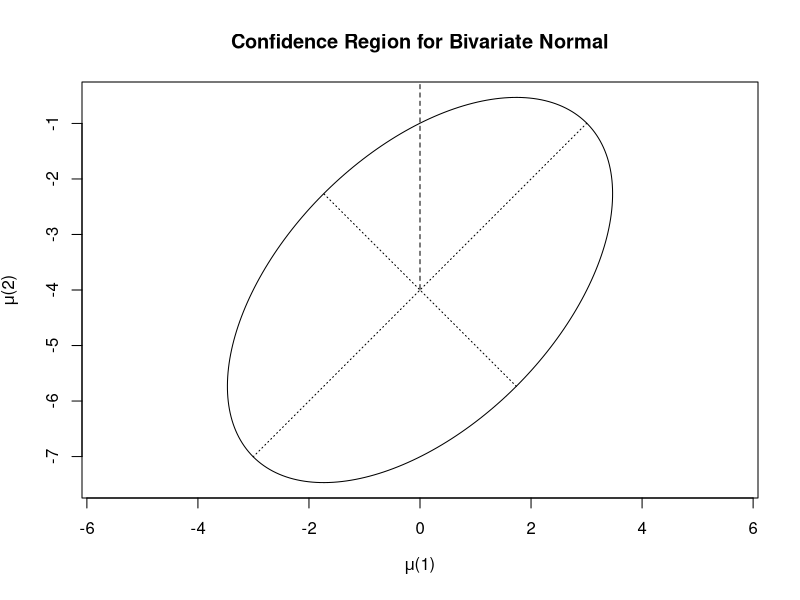
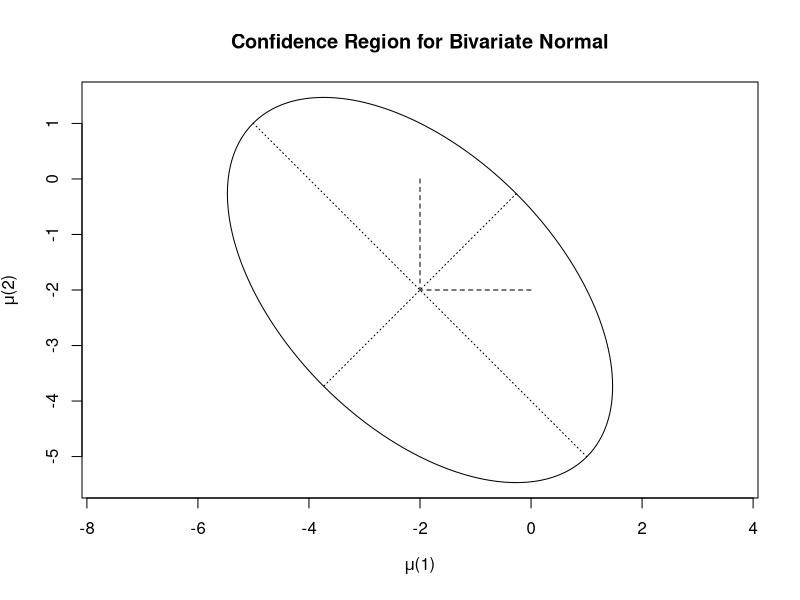

Write R code to recreate these figures, in order.
## ---- chunk 1
knitr::opts_chunk$set(echo = TRUE)
## ---- chunk 2
# now we perform the two-sample Hotelling T^2-test
n<-c(18,18)
p<-2
xmean1<-c(85,83)
xmean2<-c(85,87)
d<-xmean1-xmean2
S1<-matrix(c(16, 8, 8, 16), nrow=2)
S2<-matrix(c(16, 8, 8, 16), nrow=2)
Sp<-((n[1]-1)*S1+(n[2]-1)*S2)/(sum(n)-2)
t2 <- t(d)%*%solve(sum(1/n)*Sp)%*%d
t2

alpha<-0.05
cval <- (sum(n)-2)*p/(sum(n)-p-1)*qf(1-alpha,p,sum(n)-p-1)
cval
## ---- chunk 3
es<-eigen(sum(1/n)*Sp)
e1<-es$vec %*% diag(sqrt(es$val))
r1<-sqrt(cval)
theta<-seq(0,2*pi,len=250)
v1<-cbind(r1*cos(theta), r1*sin(theta))
pts<-t(d-(e1%*%t(v1)))
plot(pts,type="l",main="Confidence Region for Bivariate Normal",xlab=expression(paste(mu, "(1)")), ylab=expression(paste(mu, "(2)")),asp=1)
segments(0,d[2],d[1],d[2],lty=2) # highlight the center
segments(d[1],0,d[1],d[2],lty=2)

th2<-c(0,pi/2,pi,3*pi/2,2*pi)   #adding the axis
v2<-cbind(r1*cos(th2), r1*sin(th2))
pts2<-t(d-(e1%*%t(v2)))
segments(pts2[3,1],pts2[3,2],pts2[1,1],pts2[1,2],lty=3)  
segments(pts2[2,1],pts2[2,2],pts2[4,1],pts2[4,2],lty=3)

# since we reject the null, we use the simultaneous confidence intervals
# to check the significant components
## ---- chunk 4
wd<-sqrt(cval*diag(Sp)*sum(1/n))
Cis<-cbind(d-wd,d+wd)

# 95% simultaneous confidence interval
Cis
#plot(Cis[1][1]:0, 1:10, type="l", lty=2)
## ---- chunk 5
wd.b<- qt(1-alpha/(2*p),n[1]+n[2]-2) *sqrt(diag(Sp)*sum(1/n))
Cis.b<-cbind(d-wd.b,d+wd.b)
# 95% Bonferroni simultaneous confidence interval
Cis.b
# both component-wise simultaneous confidence intervals do not contain 0, so they have significant differences.
## ---- chunk 6
c <- matrix(c(-1,0,1,-1,0,1), nrow=2)
tran_c <- t(c)
s_1 <- matrix(c(16,8,8,8,16,8,8,8,16), nrow=3)
corrected_s <- c%*%s_1%*%tran_c
## ---- chunk 7
# now we perform the two-sample Hotelling T^2-test
n<-c(18,18)
p<-2
xmean1<-c(0,0)
xmean2<-c(2,2)
d<-xmean1-xmean2
S1<-corrected_s
S2<- corrected_s
Sp<-((n[1]-1)*S1+(n[2]-1)*S2)/(sum(n)-2)
t2 <- t(d)%*%solve(sum(1/n)*Sp)%*%d
t2

alpha<-0.05
cval <- (sum(n)-2)*p/(sum(n)-p-1)*qf(1-alpha,p,sum(n)-p-1)
cval
## ---- chunk 8
es<-eigen(sum(1/n)*Sp)
e1<-es$vec %*% diag(sqrt(es$val))
r1<-sqrt(cval)
theta<-seq(0,2*pi,len=250)
v1<-cbind(r1*cos(theta), r1*sin(theta))
pts<-t(d-(e1%*%t(v1)))
plot(pts,type="l",main="Confidence Region for Bivariate Normal",xlab=expression(paste(mu, "(1)")), ylab=expression(paste(mu, "(2)")),asp=1)
segments(0,d[2],d[1],d[2],lty=2) # highlight the center
segments(d[1],0,d[1],d[2],lty=2)

th2<-c(0,pi/2,pi,3*pi/2,2*pi)   #adding the axis
v2<-cbind(r1*cos(th2), r1*sin(th2))
pts2<-t(d-(e1%*%t(v2)))
segments(pts2[3,1],pts2[3,2],pts2[1,1],pts2[1,2],lty=3)  
segments(pts2[2,1],pts2[2,2],pts2[4,1],pts2[4,2],lty=3)

# since we reject the null, we use the simultaneous confidence intervals
# to check the significant components
## ---- chunk 9
wd<-sqrt(cval*diag(Sp)*sum(1/n))
Cis<-cbind(d-wd,d+wd)

# 95% simultaneous confidence interval
Cis
#plot(Cis[1][1]:0, 1:10, type="l", lty=2)
## ---- chunk 10
wd.b<- qt(1-alpha/(2*p),n[1]+n[2]-2) *sqrt(diag(Sp)*sum(1/n))
Cis.b<-cbind(d-wd.b,d+wd.b)
# 95% Bonferroni simultaneous confidence interval
Cis.b
# both component-wise simultaneous confidence intervals do not contain 0, so they have significant differences.
## ---- chunk 11
# now we perform the two-sample Hotelling T^2-test
n<-c(45,55)
p<-2
xmean1<-c(204.4,556.6)
xmean2<-c(130,355)
d<-xmean1-xmean2
S1 <- matrix(c(13825.3, 23823.4, 23823.4, 73107.4), nrow=2)
S2 <- matrix(c(8632.0, 19616.7, 19616.7, 55964.5), nrow=2)

Sp<-((n[1]-1)*S1+(n[2]-1)*S2)/(sum(n)-2)
t2 <- t(d)%*%solve(sum(1/n)*Sp)%*%d
t2

alpha<-0.05
cval <- (sum(n)-2)*p/(sum(n)-p-1)*qf(1-alpha,p,sum(n)-p-1)
cval
## ---- chunk 12
a <- solve(Sp)%*%d
a
